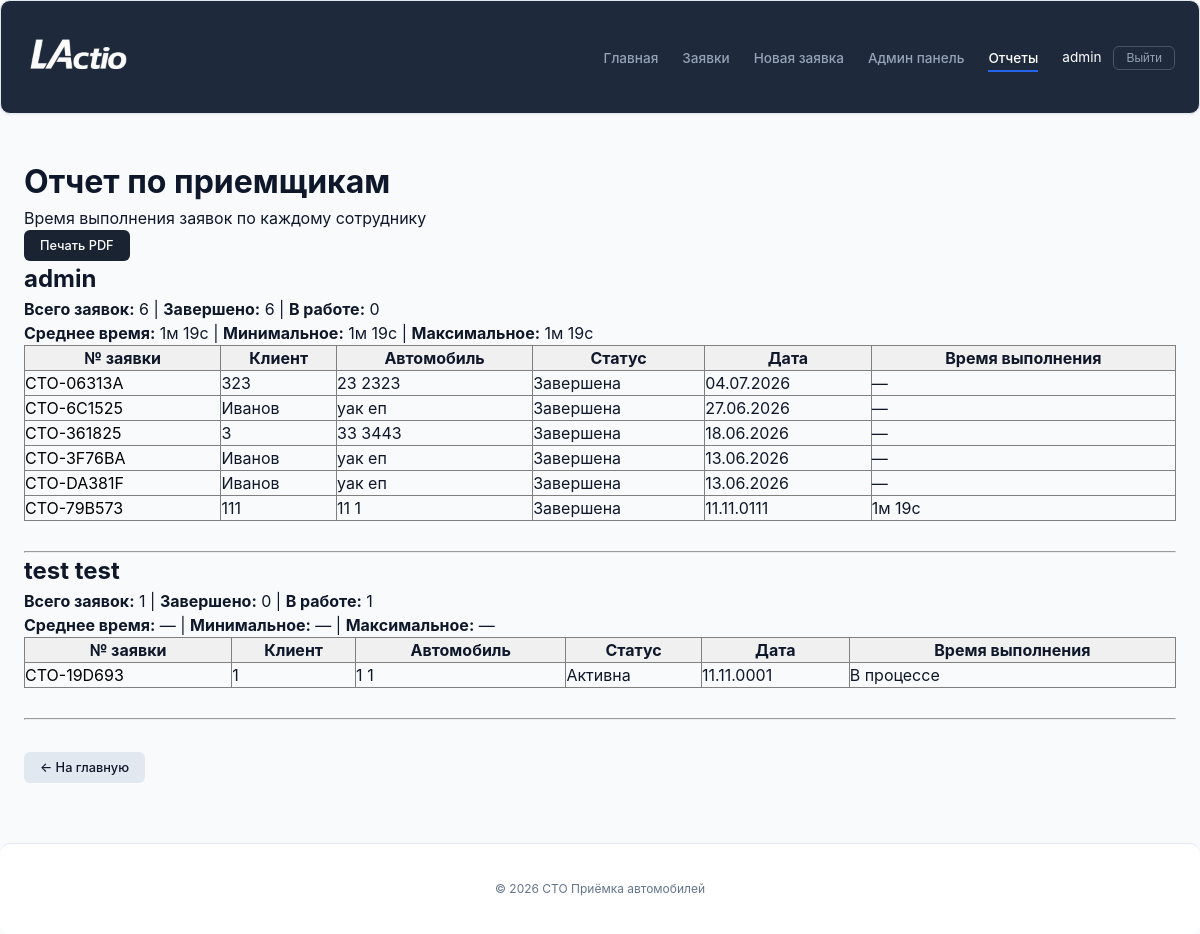
The app's page /reports/receptionists/ (signed in), older data.
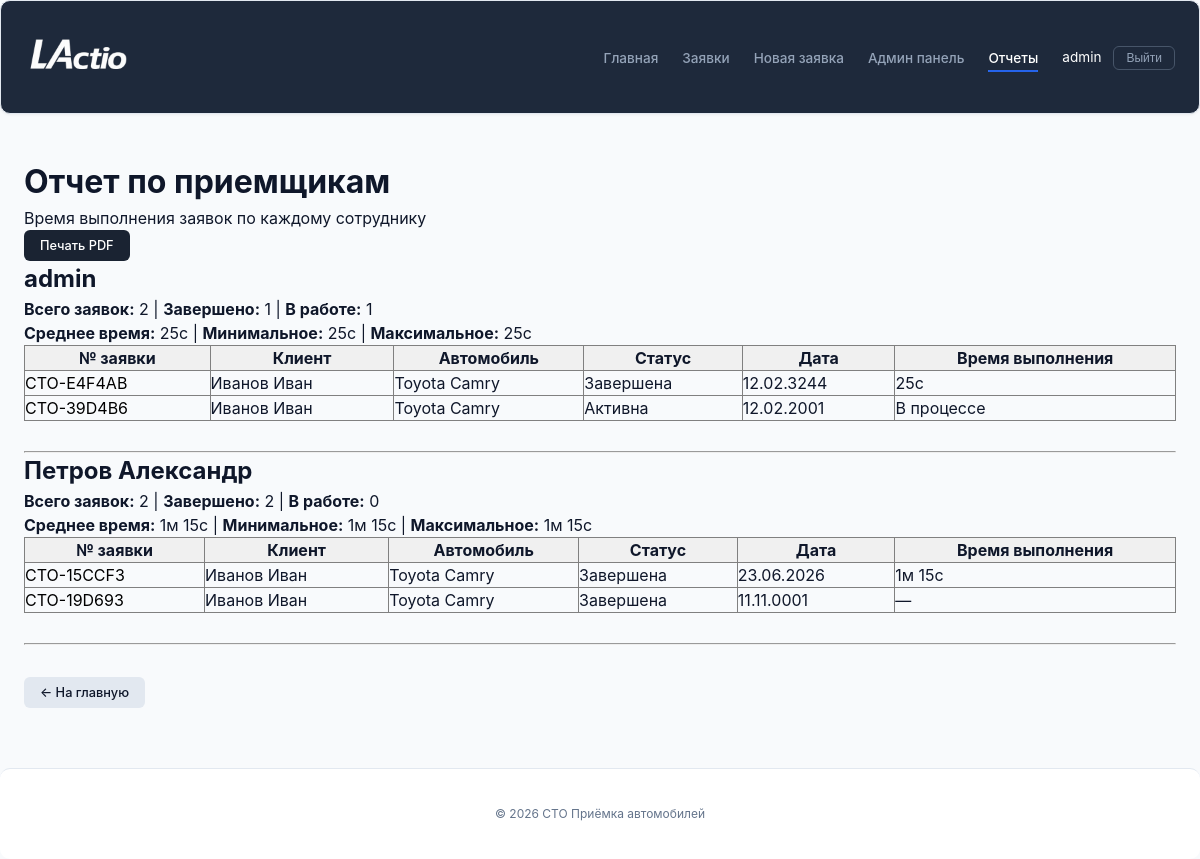
The same page, newer data.
### service_reception/models.py (models this page shows, shortened)
class User(AbstractUser):
    POSITION_CHOICES = [
        ('admin', 'Администратор'),
        ('receptionist', 'Приёмщик'),
        ('master', 'Мастер'),
    ]
    phone = models.CharField(max_length=20, blank=True, verbose_name='Телефон')
    position = models.CharField(max_length=50, choices=POSITION_CHOICES, default='receptionist', verbose_name='Должность')
    avatar = models.ImageField(upload_to='avatars/', blank=True, null=True, verbose_name='Фото')
    is_approved = models.BooleanField(default=False, verbose_name='Подтверждён администратором')
    class Meta:
        verbose_name = 'Пользователь'
        verbose_name_plural = 'Пользователи'

class RepairRequest(models.Model):
    STATUS_CHOICES = [
        ('draft', 'Черновик'),
        ('active', 'Активна'),
        ('completed', 'Завершена'),
        ('cancelled', 'Отменена'),
    ]
    request_number = models.CharField(max_length=20, unique=True, editable=False)
    receptionist = models.ForeignKey(User, on_delete=models.CASCADE)
    reception_date = models.DateField()
    reception_time = models.TimeField()
    client_name = models.CharField(max_length=200)
    client_phone = models.CharField(max_length=20)
    car_brand = models.CharField(max_length=100)
    car_model = models.CharField(max_length=100)
    license_plate = models.CharField(max_length=20, blank=True)
    vin = models.CharField(max_length=17, blank=True)
    work_types = models.ManyToManyField('WorkType', blank=True)
    issue_description = models.TextField()
    notes = models.TextField(blank=True)
    dashboard_photo = models.ImageField(
        upload_to='dashboard/',
        blank=True,
        null=True,
        verbose_name='Фото приборной панели'
    )
    mileage = models.IntegerField(
        null=True,
        blank=True,
        verbose_name='Пробег (км)'
    )
    status = models.CharField(max_length=20, choices=STATUS_CHOICES, default='draft')
    started_at = models.DateTimeField(null=True, blank=True, verbose_name="Время начала")
    completed_at = models.DateTimeField(null=True, blank=True, verbose_name="Время завершения")
    time_spent = models.DurationField(null=True, blank=True, verbose_name="Затраченное время")

### service_reception/views.py (the view)
# urls.py: path('reports/receptionists/', views.reports_receptionists, name='reports_receptionists'),
@login_required
@user_passes_test(lambda u: u.is_staff)
def reports_receptionists(request):
    receptionists = User.objects.filter(
        repairrequest__isnull=False
    ).distinct().annotate(
        total_requests=Count('repairrequest'),
        completed_requests=Count('repairrequest', filter=Q(repairrequest__status='completed')),
        active_requests=Count('repairrequest', filter=Q(repairrequest__status='active')),
        avg_time=Avg('repairrequest__time_spent'),
        min_time=Min('repairrequest__time_spent'),
        max_time=Max('repairrequest__time_spent'),
        total_time=Sum('repairrequest__time_spent'),
    )
    receptionist_data = []
    for r in receptionists:
        requests = RepairRequest.objects.filter(
            receptionist=r
        ).order_by('-reception_date')
        for req in requests:
            req.time_spent_formatted = format_duration(req.time_spent)
        receptionist_data.append({
            'user': r,
            'stats': {
                'total': r.total_requests,
                'completed': r.completed_requests,
                'active': r.active_requests,
                'avg_time': format_duration(r.avg_time),
                'min_time': format_duration(r.min_time),
                'max_time': format_duration(r.max_time),
                'total_time': format_duration(r.total_time),
            },
            'requests': requests,
        })
    context = {
        'receptionist_data': receptionist_data,
    }
    return render(request, 'reception/reports_receptionists.html', context)

### service_reception/views.py (called while the page is built)
def format_duration(value):
    if not value or value == "—":
        return "—"
    total_seconds = int(value.total_seconds())
    hours = total_seconds // 3600
    minutes = (total_seconds % 3600) // 60
    seconds = total_seconds % 60
    if hours > 0:
        return f"{hours}ч {minutes}м"
    elif minutes > 0:
        return f"{minutes}м {seconds}с"
    else:
        return f"{seconds}с"

### service_reception/templates/reception/reports_receptionists.html (shortened to what this page needs)
{% extends 'reception/base.html' %}
{% block content %}
<h1>Отчет по приемщикам</h1>
<p>Время выполнения заявок по каждому сотруднику</p>
<a href="{% url 'service_reception:reports_receptionists_pdf' %}" target="_blank" class="btn btn_print">
    Печать PDF
</a>
<br>
{% for data in receptionist_data %}
<h2>{{ data.user.get_full_name|default:data.user.username }}</h2>
<p>
    <strong>Всего заявок:</strong> {{ data.stats.total }} |
    <strong>Завершено:</strong> {{ data.stats.completed }} |
    <strong>В работе:</strong> {{ data.stats.active }}
</p>
<p>
    <strong>Среднее время:</strong>
    {% if data.stats.avg_time %}{{ data.stats.avg_time }} {% else %}—{% endif %} |
    <strong>Минимальное:</strong>
    {% if data.stats.min_time %}{{ data.stats.min_time }} {% else %}—{% endif %} |
    <strong>Максимальное:</strong>
    {% if data.stats.max_time %}{{ data.stats.max_time }} {% else %}—{% endif %}
</p>
<table border="1" cellpadding="5" cellspacing="0" style="width: 100%; border-collapse: collapse; margin-bottom: 30px;">
    <thead>
        <tr style="background: #f0f0f0;">
            <th>№ заявки</th>
            <th>Клиент</th>
            <th>Автомобиль</th>
            <th>Статус</th>
            <th>Дата</th>
            <th>Время выполнения</th>
        </tr>
    </thead>
    <tbody>
        {% for req in data.requests %}
        <tr>
            <td><a href="{% url 'service_reception:request_detail' req.pk %}"
                style="text-decoration: none; color: black;">{{ req.request_number }}</a></td>
            <td>{{ req.client_name }}</td>
            <td>{{ req.car_brand }} {{ req.car_model }}</td>
            <td>{{ req.get_status_display }}</td>
            <td>{{ req.reception_date|date:"d.m.Y" }}</td>
            <td>
                {% if req.time_spent %}
                    {{ req.time_spent_formatted }}
                {% elif req.status == 'active' %}
                    В процессе
                {% else %}
                    —
                {% endif %}
            </td>
        </tr>
        {% empty %}
        <tr>
            <td colspan="6" style="text-align: center;">Нет заявок</td>
        </tr>
        {% endfor %}
    </tbody>
</table>
<hr>
{% empty %}
<p>Нет данных о приемщиках</p>
{% endfor %}
<a href="{% url 'service_reception:home' %}" class="btn btn_secondary" style="margin-top: 2rem;">← На главную</a>
{% endblock %}

### service_reception/templates/reception/base.html (shortened to what this page needs)
{% load static %}
<!DOCTYPE html>
<html lang="ru">
<head>
    <link rel="stylesheet" href="{% static 'css/style.css' %}">
</head>
<body>
    <nav class="navbar_custom">
        <div class="main_container">
            <div class="nav_inner">
                <a class="navbar_brand" href="{% url 'service_reception:home' %}">
                    <img src="{% static 'images/logoo.png' %}" alt="СТО Приёмка" class="logo_img" style="height: 48px !important; width: auto !important;">
                </a>
                <ul class="navbar_menu">
                    <li><a class="navbar_link {% if request.path == '/' %}active{% endif %}" href="{% url 'service_reception:home' %}">Главная</a></li>
                    <li><a class="navbar_link {% if request.path == '/requests/' %}active{% endif %}" href="{% url 'service_reception:request_list' %}">Заявки</a></li>
                    <li><a class="navbar_link {% if request.path == '/requests/create/' %}active{% endif %}" href="{% url 'service_reception:request_create' %}">Новая заявка</a></li>
                    {% if user.is_authenticated %}
                        {% if user.is_staff %}
                            <li><a class="navbar_link {% if '/admin-panel/' in request.path %}active{% endif %}" href="{% url 'service_reception:admin_dashboard' %}">Админ панель</a></li>
                        {% endif %}
                        {% if user.is_staff %}
                            <li><a class="navbar_link {% if '/reports/receptionists/' in request.path %}active{% endif %}" href="{% url 'service_reception:reports_receptionists' %}">Отчеты</a></li>
                        {% endif %}
                        <li class="nav_user">
                            <span class="nav_username">{{ user.get_full_name|default:user.username }}</span>
                            <form method="post" action="{% url 'service_reception:logout' %}" class="nav_logout_form">
                                <button type="submit" class="btn_logout">Выйти</button>
                            </form>
                        </li>
                    {% else %}
                        <li><a class="btn btn_login" href="{% url 'service_reception:login' %}">Вход</a></li>
                        <li><a class="btn btn_register" href="{% url 'service_reception:register' %}">Регистрация</a></li>
                    {% endif %}
                </ul>
            </div>
        </div>
    </nav>
    <main class="main_container">
        {% block content %}{% endblock %}
    </main>
    <footer class="footer_custom">
        <div class="main_container">
            <p>© {% now "Y" %} СТО Приёмка автомобилей</p>
        </div>
    </footer>
</body>
</html>

Row changes from the older to the newer data that the page shows:
removed RepairRequest: request_number "СТО-06313A", client_name "323", car_brand "23", car_model "2323", status "Завершена", reception_date "04.07.2026", shown under User "admin"
removed RepairRequest: request_number "СТО-6C1525", client_name "Иванов", car_brand "уак", car_model "еп", status "Завершена", reception_date "27.06.2026", shown under User "admin"
removed RepairRequest: request_number "СТО-361825", client_name "3", car_brand "33", car_model "3443", status "Завершена", reception_date "18.06.2026", shown under User "admin"
removed RepairRequest: request_number "СТО-3F76BA", client_name "Иванов", car_brand "уак", car_model "еп", status "Завершена", reception_date "13.06.2026", shown under User "admin"
removed RepairRequest: request_number "СТО-DA381F", client_name "Иванов", car_brand "уак", car_model "еп", status "Завершена", reception_date "13.06.2026", shown under User "admin"
removed RepairRequest: request_number "СТО-79B573", client_name "111", car_brand "11", car_model "1", status "Завершена", reception_date "11.11.0111", time_spent_formatted "1м 19с", shown under User "admin"
changed User "admin": stats.total "6" → "2"; stats.completed "6" → "1"; stats.active "0" → "1"; stats.avg_time "1м 19с" → "25с"; stats.min_time "1м 19с" → "25с"; stats.max_time "1м 19с" → "25с"
added RepairRequest: request_number "СТО-E4F4AB", client_name "Иванов Иван", car_brand "Toyota", car_model "Camry", status "Завершена", reception_date "12.02.3244", time_spent_formatted "25с", shown under User "admin"
added RepairRequest: request_number "СТО-39D4B6", client_name "Иванов Иван", car_brand "Toyota", car_model "Camry", status "Активна", reception_date "12.02.2001", shows "В процессе", shown under User "admin"
changed User: user.get_full_name "test test" → "Петров Александр"; stats.total "1" → "2"; stats.completed "0" → "2"; stats.active "1" → "0"; stats.avg_time "—" → "1м 15с"; stats.min_time "—" → "1м 15с"; stats.max_time "—" → "1м 15с"
added RepairRequest: request_number "СТО-15CCF3", client_name "Иванов Иван", car_brand "Toyota", car_model "Camry", status "Завершена", reception_date "23.06.2026", time_spent_formatted "1м 15с", shown under User "Петров Александр"
changed RepairRequest "СТО-19D693": client_name "1" → "Иванов Иван"; car_brand "1" → "Toyota"; car_model "1" → "Camry"; status "Активна" → "Завершена"; status "В процессе" → "—"
